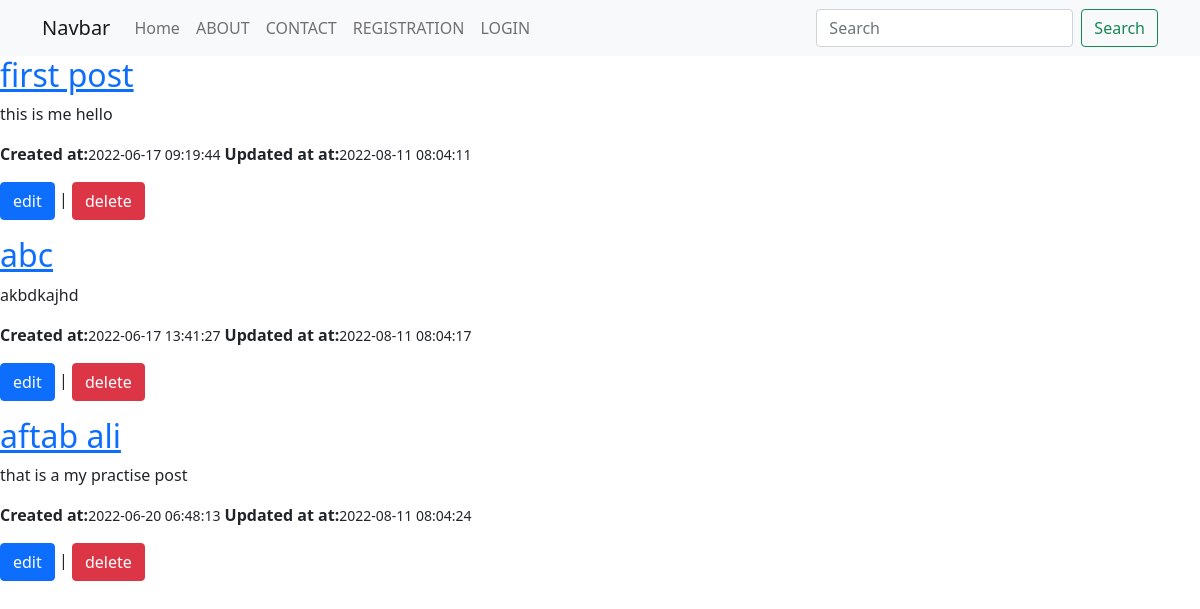
/index.php/post, run on the app's committed database.
### tables this page shows
CREATE TABLE `posts` (
  `id` int(11) NOT NULL,
  `title` varchar(255) NOT NULL,
  `body` text NOT NULL,
  `user_id` int(11) DEFAULT NULL,
  `created_at` timestamp NOT NULL DEFAULT current_timestamp(),
  `updated_at` timestamp NOT NULL DEFAULT current_timestamp() ON UPDATE current_timestamp()
);

### application/controllers/Post.php (called while the page is built, shortened)
<?php
class Post extends CI_Controller{
    public function __construct(){
        $this->load->model('Crud_Model');
        $this->load->helper('form');
        $this->load->library('form_validation');
    }
    public function index(){
        $data['posts']=$this->Crud_Model->getAll('posts');
        $this->load->view('template/header');
        $this->load->view('posts/index',$data);
        $this->load->view('template/footer');
    }
}

### index.php (called while the page is built, shortened)
<?php
require_once BASEPATH.'core/CodeIgniter.php';

### application/models/Crud_Model.php (called while the page is built, shortened)
<?php
class Crud_Model extends CI_Model{
    public function getAll($table){
        return $this->db->get($table)->result();
    }
}

### application/views/posts/index.php (the view)
<div class="row">
    <div class="col-md-8 col-md-offset-2">
      <?php foreach($posts as $post): ?>
        <a href="<?php echo base_url('/post/show/'.$post->id); ?>"  >  <h2><?php echo $post->title; ?></h2></a>
            <p> <?php echo $post->body; ?></p>
            <p><strong>Created at:</strong><span class="small"><?php echo $post->created_at; ?></span>
            <strong>Updated at at:</strong><span class="small"><?php echo $post->updated_at; ?></span>
            </p>
            <p><a href="<?php echo base_url('/post/edit/'.$post->id); ?>" class="btn btn-primary">edit</a> | <a href="<?php echo base_url('/post/delete/'.$post->id); ?>" class="btn btn-danger">delete</a> </p>
      <?php endforeach; ?>
    </div>
</div>

### data on the page
posts: title "first post", body "this is me hello", created_at "2022-06-17 09:19:44", updated_at "2022-08-11 08:04:11"
posts: title "abc", body "akbdkajhd", created_at "2022-06-17 13:41:27", updated_at "2022-08-11 08:04:17"
posts: title "aftab ali", body "that is a my practise post", created_at "2022-06-20 06:48:13", updated_at "2022-08-11 08:04:24"
